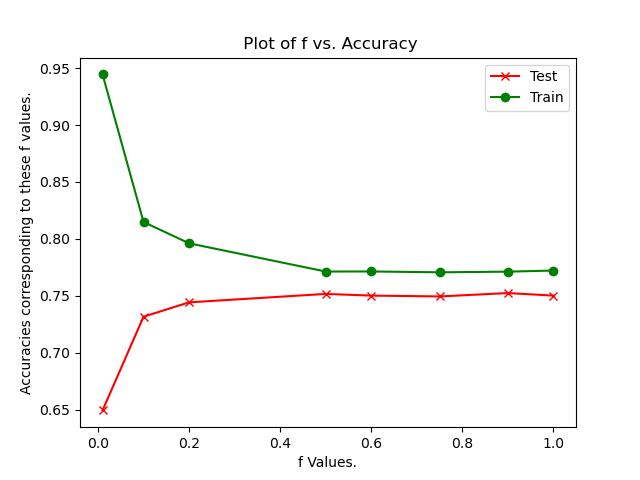

Write the Python code that produced this figure.
# Imports.
import pandas as pd
import numpy as np
import matplotlib.pyplot as plt
from discretize import *
from split import *

var5_1 = __import__('5_1')

F = [0.01, 0.1, 0.2, 0.5, 0.6, 0.75, 0.9, 1]
fracAcc = {}


PutIntoBin(5)
training_test_split()

TrainAcc = []
TestAcc=[]

for f in F:
    print ("Fraction of the Training Data(f) : %.2f" % f)
    Acc = []
    var5_1.nbc(f, Acc)
    TrainAcc.append(Acc[0])
    TestAcc.append(Acc[1])
    print("Training Accuracy:%f" % Acc[0])
    print("Testing Accuracy:%f" % Acc[1])

fig, ax = plt.subplots()
ax.set_title(" Plot of f vs. Accuracy")
ax.set_xlabel("f Values.")
ax.set_ylabel("Accuracies corresponding to these f values.")

ax.plot(F, TestAcc, '-x',color="red")
ax.plot(F, TrainAcc, '-o', color="green")
ax.legend(["Test","Train"])

plt.savefig('5_3.png')
